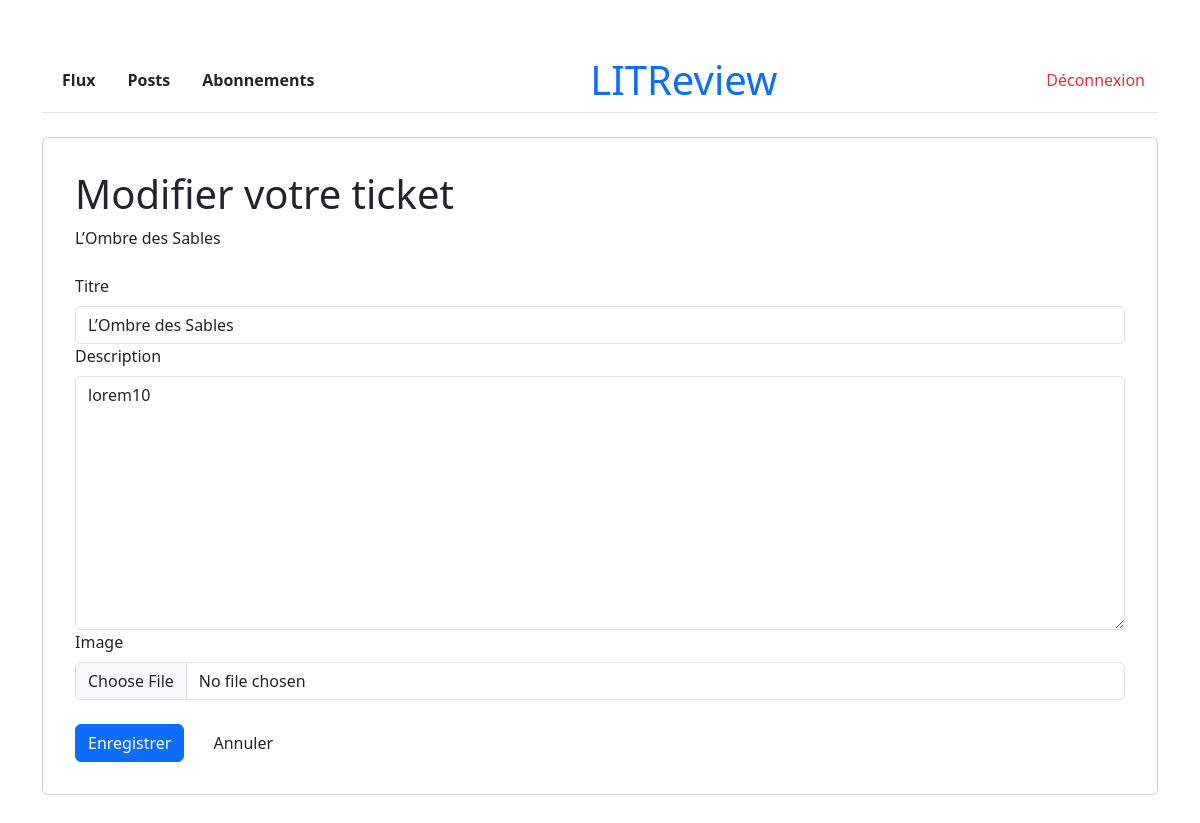
Page /ticket/28/edit/ (signed in) on the committed database.
### reviews/models.py (models this page shows, shortened)
class Ticket(models.Model):
    title = models.CharField(max_length=128, verbose_name="Titre")
    description = models.TextField(
        max_length=2048, blank=True, verbose_name="Description"
        )
    user = models.ForeignKey(
        to=settings.AUTH_USER_MODEL,
        on_delete=models.CASCADE,
        verbose_name="Auteur"
        )
    image = models.ImageField(null=True, blank=True, verbose_name="Image")
    time_created = models.DateTimeField(
        auto_now_add=True, verbose_name="Date de création"
        )
    class Meta:
        ordering = ['-time_created']
        verbose_name = "Ticket"

### reviews/views.py (the view)
@login_required
def edit_ticket_view(request, ticket_id):
    ticket = get_object_or_404(Ticket, id=ticket_id)
    if ticket.user != request.user:
        return HttpResponseForbidden(
            "Vous n'avez pas la permission de modifier ce ticket.")
    if request.method == 'POST':
        form = TicketForm(request.POST,
                          request.FILES,
                          instance=ticket
                          )
        if form.is_valid():
            form.save()
            messages.success(request,
                             "Votre ticket a été modifié avec succès !"
                             )
            return redirect('posts')
        else:
            messages.error(request,
                           "Erreur lors de la modification du ticket."
                           )
    else:
        form = TicketForm(instance=ticket)
    return render(request,
                  'reviews/edit_ticket.html',
                  {'form': form, 'ticket': ticket
                   })

### reviews/forms.py
class TicketForm(forms.ModelForm):
    class Meta:
        model = Ticket
        fields = ['title', 'description', 'image']
        widgets = {
            'description': forms.Textarea(attrs={'class': 'form-control'}),
            'title': forms.TextInput(attrs={'class': 'form-control'}),
            'image': forms.ClearableFileInput(attrs={'class': 'form-control'}),
        }

### reviews/templates/reviews/edit_ticket.html (shortened to what this page needs)
{% extends 'reviews/base.html' %}
{% block content %}
<div class="container-narrow">
    <div class="card" style="padding: 32px;">
        <h1 style="margin-bottom: 8px;">
             Modifier votre ticket
        </h1>
        <p style="margin-bottom: 24px;">
            {{ ticket.title }}
        </p>
        <form method="post" enctype="multipart/form-data" novalidate>
            {% for field in form %}
            <div class="form-group">
                <label for="{{ field.id_for_label }}" class="form-label">
                    {{ field.label }}
                </label>
                {{ field }}
            </div>
            {% endfor %}
            <div style="display: flex; gap: 16px; margin-top: 24px;">
                <button type="submit" class="btn btn-primary">Enregistrer</button>
                <a href="{% url 'posts' %}" class="btn btn-outline">Annuler</a>
            </div>
        </form>
    </div>
</div>
{% endblock %}

### rows in the picture
Ticket: title "L’Ombre des Sables", form "L’Ombre des Sables" "lorem10"

### other values in the picture
{{ field.label }} "Titre" "Description" "Image"
